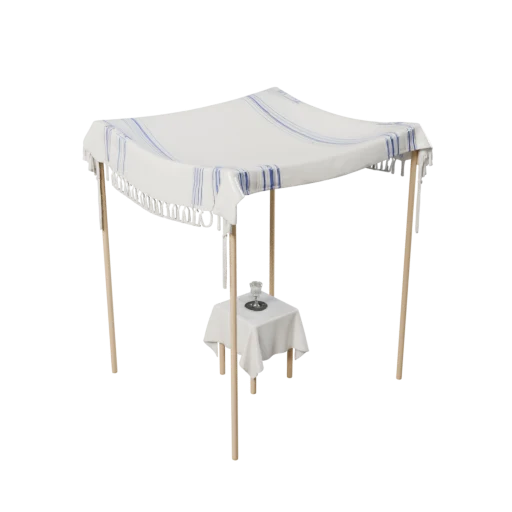
#> input picture assets/3d/chuppah.webp, 512 x 512 px
$ python -i to_webp.py   (imports and definitions only)
#> lines starting #> are read from the running program, lines starting #| are printed output that depends on the picture
#> further down, picture is the input picture: PIL image 512x512 RGBA; mean R, G, B, A 39.8, 39, 38, 36.6
#!/usr/bin/env python3
"""Convert every <name>.png in a directory to <name>.webp (1024) +
<name>-512.webp + <name>-256.webp, alpha kept, then delete the PNG.

The object is auto-centred: the bounding box of solid alpha (the object, not
its faint contact shadow) is centred in a square canvas with a fixed margin,
so every object in the set sits the same way. The faint shadow is faded out
towards the canvas border so it never ends in a hard edge."""

import glob
import os
import sys

from PIL import Image, ImageChops, ImageDraw, ImageFilter

QUALITY = 92
METHOD = 6
SIZE = 1024
FILL = 0.84        # object's longer side spans 84% of the canvas
SOLID = 160        # alpha threshold that counts as "object"


def _edge_fade(size, border):
    m = Image.new("L", (size, size), 0)
    d = ImageDraw.Draw(m)
    d.rectangle([border, border, size - border, size - border], fill=255)
    return m.filter(ImageFilter.GaussianBlur(border / 2))


def fit(im):
    a = im.getchannel("A")
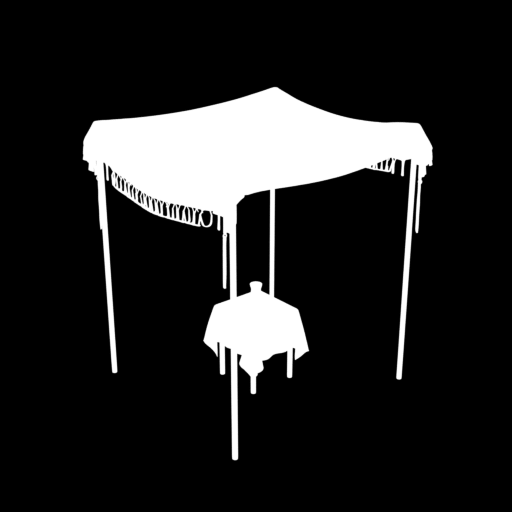
#> a: PIL image 512x512 L; min 0, max 255, mean 36.6
    box = a.point(lambda v: 255 if v >= SOLID else 0).getbbox() or a.getbbox()
#> box = (83, 87, 432, 460)
    if box is None:
        return im.resize((SIZE, SIZE), Image.LANCZOS)
    l, t, r, b = box
#> l = 83; t = 87; r = 432; b = 460
    cx, cy = (l + r) / 2, (t + b) / 2
#> cx = 257.5; cy = 273.5
    side = max(r - l, b - t) / FILL
#> side = 444
    scale = SIZE / side
#> scale = 2.31
    big = im.resize((max(1, round(im.width * scale)), max(1, round(im.height * scale))),
                    Image.LANCZOS)
    out = Image.new("RGBA", (SIZE, SIZE), (0, 0, 0, 0))
#> out: PIL image 1024x1024 RGBA; every value is 0
    out.paste(big, (round(SIZE / 2 - cx * scale), round(SIZE / 2 - cy * scale)))
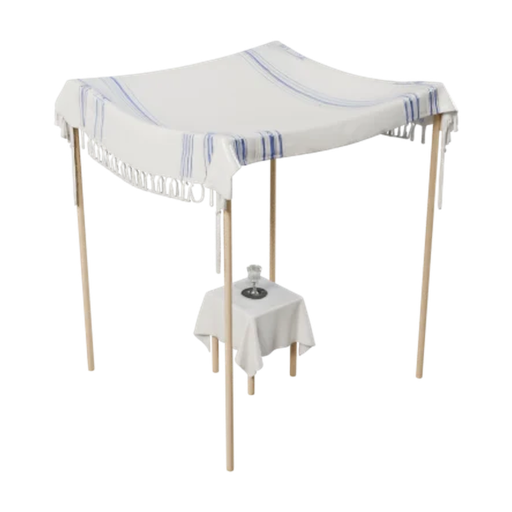
#> out: PIL image 1024x1024 RGBA (shown at 1/2 size); mean R, G, B, A 44.7, 43.7, 42.4, 48.7; transparent parts drawn white
    alpha = ImageChops.multiply(out.getchannel("A"), _edge_fade(SIZE, SIZE // 14))
#> in _edge_fade, `m = Image.new("L", (size, size), 0)`: m: PIL image 1024x1024 L; every value is 0
#> in _edge_fade, `return m.filter(ImageFilter.GaussianBlur(border / 2))`:
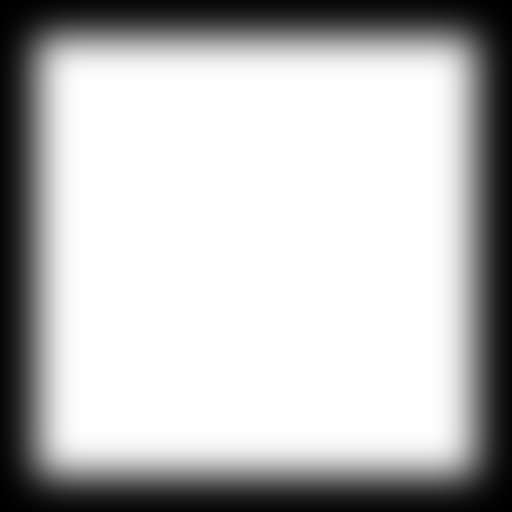
#> returned value: PIL image 1024x1024 L (shown at 1/2 size); min 0, max 255, mean 187.7
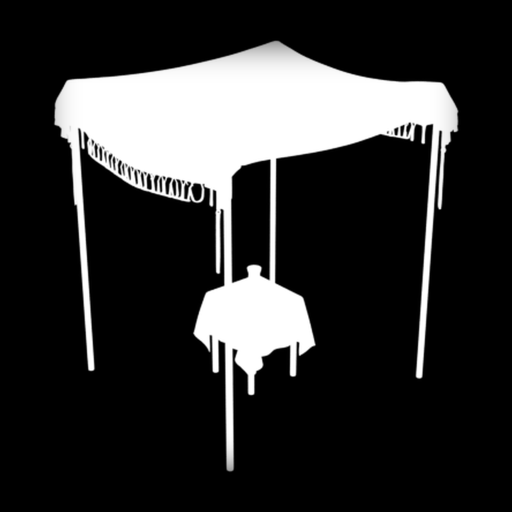
#> alpha: PIL image 1024x1024 L (shown at 1/2 size); min 0, max 255, mean 48.2
    out.putalpha(alpha)
    return out


def convert(out_dir):
    pngs = sorted(glob.glob(os.path.join(out_dir, "*.png")))
    if not pngs:
        print(f"to_webp: no PNG files in {out_dir}")
        return
    for path in pngs:
        name = os.path.splitext(os.path.basename(path))[0]
        im = fit(Image.open(path).convert("RGBA"))
        base = os.path.join(out_dir, name)
        im.save(base + ".webp", "WEBP", quality=QUALITY, method=METHOD)
        for s in (512, 256, 128):
            im.resize((s, s), Image.LANCZOS).save(f"{base}-{s}.webp", "WEBP",
                                                  quality=QUALITY, method=METHOD)
        os.remove(path)
        print(f"to_webp: {name}.png -> {name}.webp + -512 + -256")


# [5 lines not run here, left out]

>>> from PIL import Image
>>> picture = Image.open('../chuppah.webp')
>>> result = fit(picture)

$ run again, on assets/3d/ketubah.webp
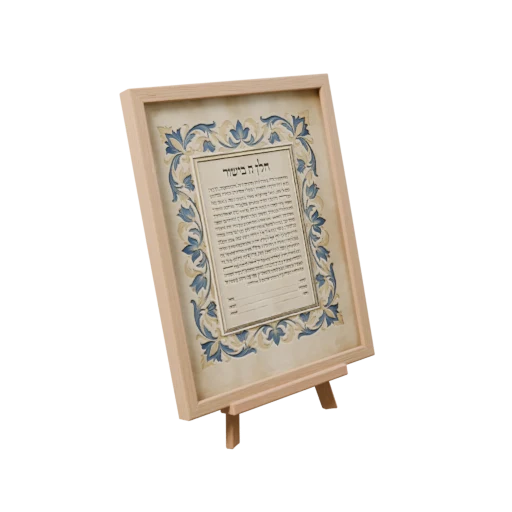
#> input picture assets/3d/ketubah.webp, 512 x 512 px
#> picture is the input picture: PIL image 512x512 RGBA; mean R, G, B, A 49.8, 45.6, 40.4, 64.8
#> in fit, `a = im.getchannel("A")`:
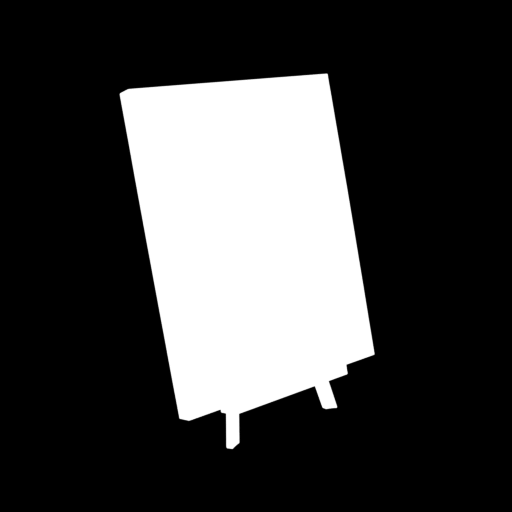
#> a: PIL image 512x512 L; min 0, max 255, mean 64.8
#> box = (120, 74, 374, 449)
#> l = 120; t = 74; r = 374; b = 449
#> cx = 247; cy = 261.5
#> side = 446.4
#> scale = 2.29
#> m: PIL image 1024x1024 L; every value is 0
#> in fit, `alpha = ImageChops.multiply(out.getchannel("A"), _edge_fade(SIZE, SIZE..`:
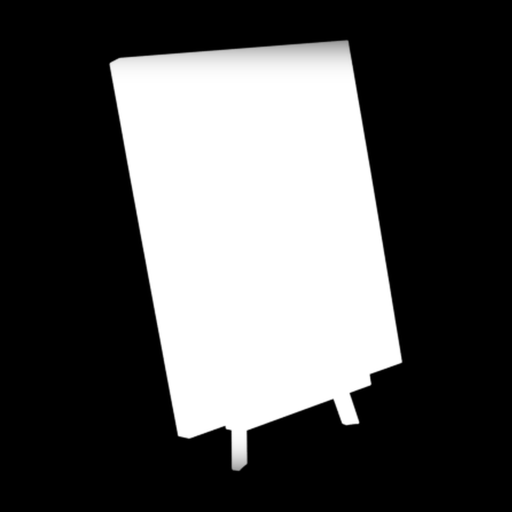
#> alpha: PIL image 1024x1024 L (shown at 1/2 size); min 0, max 255, mean 84.5

$ run again, on assets/3d/kiddush-cup.webp
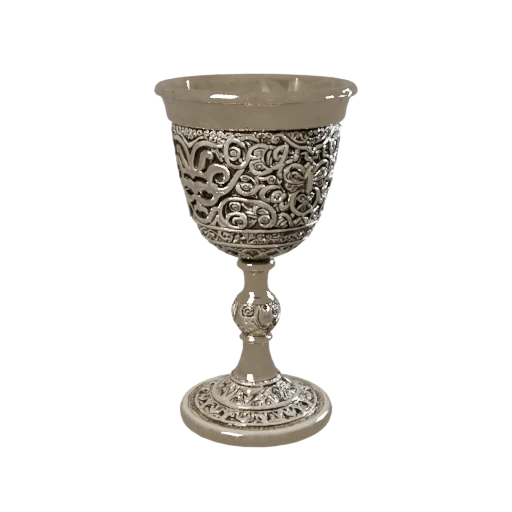
#> input picture assets/3d/kiddush-cup.webp, 512 x 512 px
#> picture is the input picture: PIL image 512x512 RGBA; mean R, G, B, A 23.8, 22.2, 19.8, 39.3
#> in fit, `a = im.getchannel("A")`:
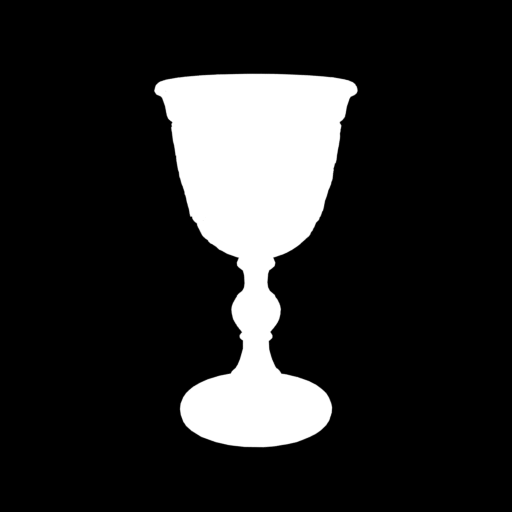
#> a: PIL image 512x512 L; min 0, max 255, mean 39.3
#> box = (154, 74, 357, 447)
#> l = 154; t = 74; r = 357; b = 447
#> cx = 255.5; cy = 260.5
#> side = 444
#> scale = 2.31
#> m: PIL image 1024x1024 L; every value is 0
#> in fit, `alpha = ImageChops.multiply(out.getchannel("A"), _edge_fade(SIZE, SIZE..`:
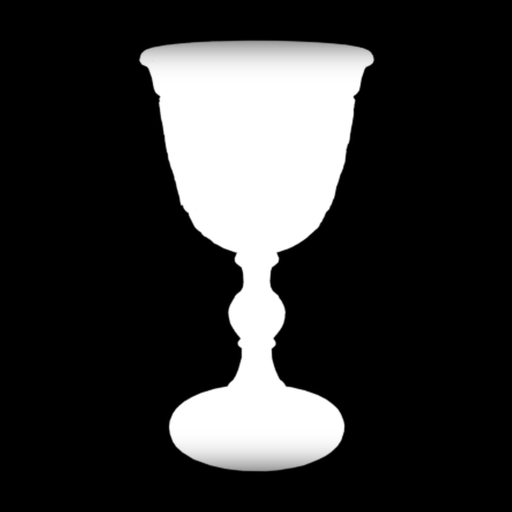
#> alpha: PIL image 1024x1024 L (shown at 1/2 size); min 0, max 255, mean 50.7
